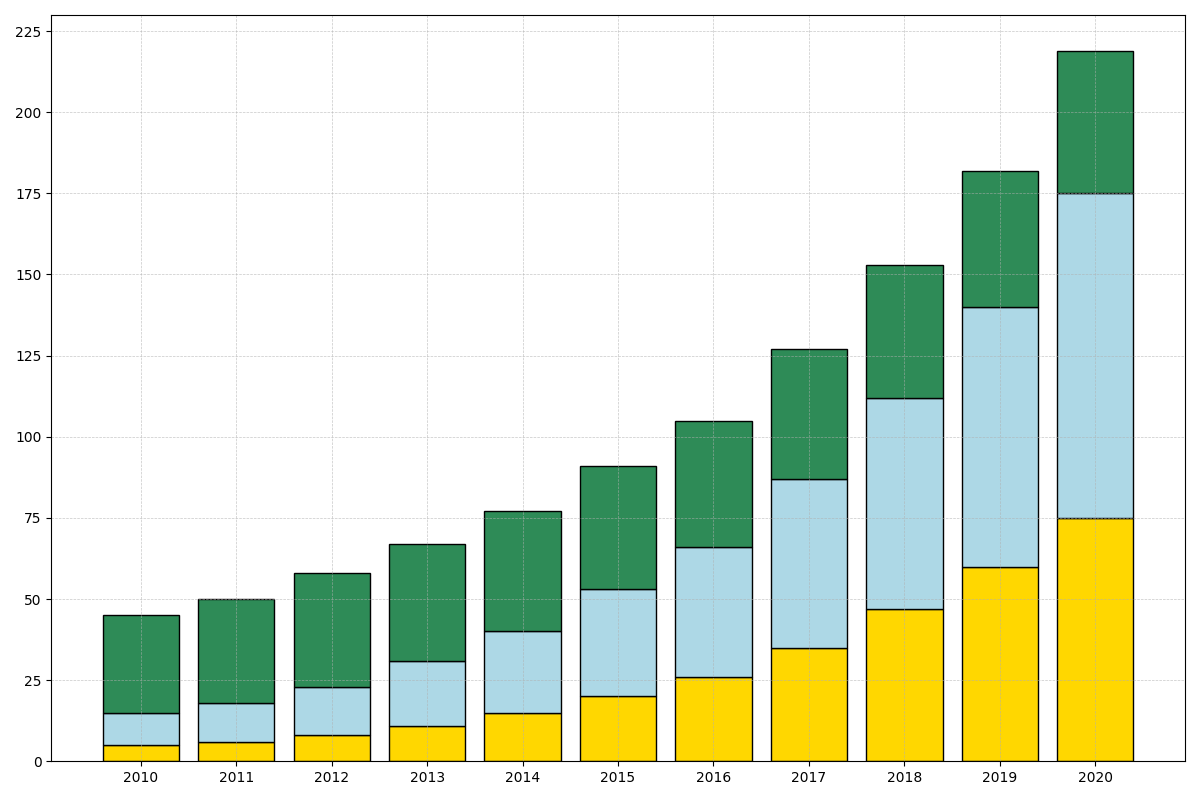

The script that drew this image:
import matplotlib.pyplot as plt
import numpy as np

years = np.arange(2010, 2021)

solar_energy = np.array([5, 6, 8, 11, 15, 20, 26, 35, 47, 60, 75])
wind_energy = np.array([10, 12, 15, 20, 25, 33, 40, 52, 65, 80, 100])
hydropower_energy = np.array([30, 32, 35, 36, 37, 38, 39, 40, 41, 42, 44])

fig, ax = plt.subplots(figsize=(12, 8))

ax.bar(years, solar_energy, color='gold', edgecolor='black')
ax.bar(years, wind_energy, bottom=solar_energy, color='lightblue', edgecolor='black')
ax.bar(years, hydropower_energy, bottom=solar_energy + wind_energy, color='seagreen', edgecolor='black')

ax.set_xticks(years)
ax.set_yticks(np.arange(0, 250, 25))

ax.grid(True, which='both', linestyle='--', linewidth=0.5, alpha=0.7)

plt.tight_layout()

plt.show()
